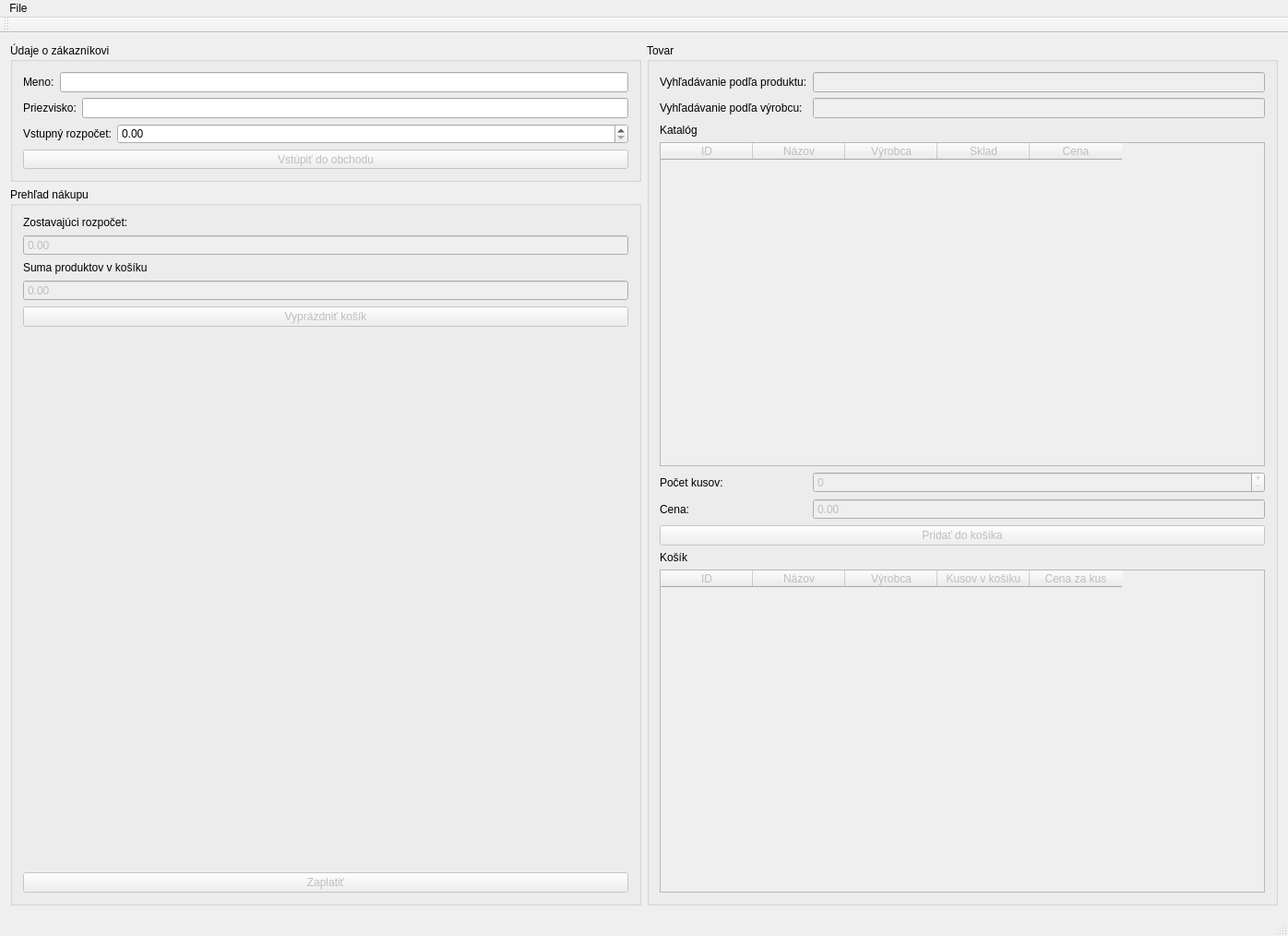
<?xml version="1.0" encoding="UTF-8"?>
<ui version="4.0">
 <class>cvicenie9Class</class>
 <widget class="QMainWindow" name="cvicenie9Class">
  <property name="geometry">
   <rect>
    <x>0</x>
    <y>0</y>
    <width>1396</width>
    <height>1014</height>
   </rect>
  </property>
  <property name="windowTitle">
   <string>cvicenie9</string>
  </property>
  <widget class="QWidget" name="centralWidget">
   <layout class="QGridLayout" name="gridLayout">
    <item row="0" column="0">
     <widget class="QGroupBox" name="groupBox_2">
      <property name="maximumSize">
       <size>
        <width>16777215</width>
        <height>150</height>
       </size>
      </property>
      <property name="title">
       <string>Údaje o zákazníkovi</string>
      </property>
      <layout class="QVBoxLayout" name="verticalLayout">
       <item>
        <layout class="QFormLayout" name="formLayout">
         <item row="0" column="0">
          <widget class="QLabel" name="label">
           <property name="text">
            <string>Meno:</string>
           </property>
          </widget>
         </item>
         <item row="0" column="1">
          <widget class="QLineEdit" name="Meno"/>
         </item>
        </layout>
       </item>
       <item>
        <layout class="QFormLayout" name="formLayout_2">
         <item row="0" column="0">
          <widget class="QLabel" name="label_2">
           <property name="text">
            <string>Priezvisko:</string>
           </property>
          </widget>
         </item>
         <item row="0" column="1">
          <widget class="QLineEdit" name="Priezvisko"/>
         </item>
        </layout>
       </item>
       <item>
        <layout class="QFormLayout" name="formLayout_3">
         <item row="0" column="0">
          <widget class="QLabel" name="label_3">
           <property name="text">
            <string>Vstupný rozpočet:</string>
           </property>
          </widget>
         </item>
         <item row="0" column="1">
          <widget class="QDoubleSpinBox" name="VRozpocet">
           <property name="maximum">
            <double>99999999.989999994635582</double>
           </property>
          </widget>
         </item>
        </layout>
       </item>
       <item>
        <widget class="QPushButton" name="Vstup">
         <property name="enabled">
          <bool>false</bool>
         </property>
         <property name="text">
          <string>Vstúpiť do obchodu</string>
         </property>
        </widget>
       </item>
      </layout>
     </widget>
    </item>
    <item row="1" column="0">
     <widget class="QGroupBox" name="groupBox_3">
      <property name="title">
       <string>Prehľad nákupu</string>
      </property>
      <layout class="QVBoxLayout" name="verticalLayout_2">
       <item>
        <widget class="QLabel" name="label_4">
         <property name="text">
          <string>Zostavajúci rozpočet:</string>
         </property>
        </widget>
       </item>
       <item>
        <widget class="QDoubleSpinBox" name="ZRozpocet">
         <property name="enabled">
          <bool>false</bool>
         </property>
         <property name="readOnly">
          <bool>true</bool>
         </property>
         <property name="buttonSymbols">
          <enum>QAbstractSpinBox::NoButtons</enum>
         </property>
         <property name="maximum">
          <double>9999999999.000000000000000</double>
         </property>
        </widget>
       </item>
       <item>
        <widget class="QLabel" name="label_7">
         <property name="text">
          <string>Suma produktov v košíku</string>
         </property>
        </widget>
       </item>
       <item>
        <widget class="QDoubleSpinBox" name="Suma">
         <property name="enabled">
          <bool>false</bool>
         </property>
         <property name="readOnly">
          <bool>true</bool>
         </property>
         <property name="buttonSymbols">
          <enum>QAbstractSpinBox::NoButtons</enum>
         </property>
         <property name="maximum">
          <double>99999999.000000000000000</double>
         </property>
        </widget>
       </item>
       <item>
        <widget class="QPushButton" name="Vyprazdnit">
         <property name="enabled">
          <bool>false</bool>
         </property>
         <property name="text">
          <string>Vyprázdniť košík</string>
         </property>
        </widget>
       </item>
       <item>
        <spacer name="verticalSpacer">
         <property name="orientation">
          <enum>Qt::Vertical</enum>
         </property>
         <property name="sizeHint" stdset="0">
          <size>
           <width>20</width>
           <height>278</height>
          </size>
         </property>
        </spacer>
       </item>
       <item>
        <widget class="QPushButton" name="Zaplatit">
         <property name="enabled">
          <bool>false</bool>
         </property>
         <property name="text">
          <string>Zaplatiť</string>
         </property>
        </widget>
       </item>
      </layout>
     </widget>
    </item>
    <item row="0" column="3" rowspan="2">
     <widget class="QGroupBox" name="groupBox">
      <property name="title">
       <string>Tovar</string>
      </property>
      <layout class="QFormLayout" name="formLayout_4">
       <item row="0" column="0">
        <widget class="QLabel" name="label_5">
         <property name="text">
          <string>Vyhľadávanie podľa produktu:</string>
         </property>
        </widget>
       </item>
       <item row="0" column="1">
        <widget class="QLineEdit" name="Produkt">
         <property name="enabled">
          <bool>false</bool>
         </property>
        </widget>
       </item>
       <item row="1" column="0">
        <widget class="QLabel" name="label_6">
         <property name="text">
          <string>Vyhľadávanie podľa výrobcu:</string>
         </property>
        </widget>
       </item>
       <item row="1" column="1">
        <widget class="QLineEdit" name="Vyrobca">
         <property name="enabled">
          <bool>false</bool>
         </property>
        </widget>
       </item>
       <item row="2" column="0">
        <widget class="QLabel" name="label_9">
         <property name="maximumSize">
          <size>
           <width>16777215</width>
           <height>20</height>
          </size>
         </property>
         <property name="text">
          <string>Katalóg</string>
         </property>
        </widget>
       </item>
       <item row="3" column="0" colspan="2">
        <widget class="QTableWidget" name="Katalog">
         <property name="enabled">
          <bool>false</bool>
         </property>
         <property name="minimumSize">
          <size>
           <width>610</width>
           <height>0</height>
          </size>
         </property>
         <property name="editTriggers">
          <set>QAbstractItemView::NoEditTriggers</set>
         </property>
         <attribute name="verticalHeaderVisible">
          <bool>false</bool>
         </attribute>
         <attribute name="verticalHeaderHighlightSections">
          <bool>false</bool>
         </attribute>
         <column>
          <property name="text">
           <string>ID</string>
          </property>
         </column>
         <column>
          <property name="text">
           <string>Názov</string>
          </property>
         </column>
         <column>
          <property name="text">
           <string>Výrobca</string>
          </property>
         </column>
         <column>
          <property name="text">
           <string>Sklad</string>
          </property>
         </column>
         <column>
          <property name="text">
           <string>Cena</string>
          </property>
         </column>
        </widget>
       </item>
       <item row="4" column="0">
        <widget class="QLabel" name="label_10">
         <property name="text">
          <string>Počet kusov:</string>
         </property>
        </widget>
       </item>
       <item row="4" column="1">
        <widget class="QSpinBox" name="NakupKusy">
         <property name="enabled">
          <bool>false</bool>
         </property>
         <property name="buttonSymbols">
          <enum>QAbstractSpinBox::PlusMinus</enum>
         </property>
        </widget>
       </item>
       <item row="5" column="0">
        <widget class="QLabel" name="label_11">
         <property name="text">
          <string>Cena:</string>
         </property>
        </widget>
       </item>
       <item row="5" column="1">
        <widget class="QDoubleSpinBox" name="NakupCena">
         <property name="enabled">
          <bool>false</bool>
         </property>
         <property name="frame">
          <bool>true</bool>
         </property>
         <property name="readOnly">
          <bool>true</bool>
         </property>
         <property name="buttonSymbols">
          <enum>QAbstractSpinBox::NoButtons</enum>
         </property>
         <property name="accelerated">
          <bool>false</bool>
         </property>
         <property name="maximum">
          <double>99999999.000000000000000</double>
         </property>
        </widget>
       </item>
       <item row="6" column="0" colspan="2">
        <widget class="QPushButton" name="PridatKos">
         <property name="enabled">
          <bool>false</bool>
         </property>
         <property name="text">
          <string>Pridať do košíka</string>
         </property>
        </widget>
       </item>
       <item row="7" column="0" colspan="2">
        <widget class="QLabel" name="label_8">
         <property name="maximumSize">
          <size>
           <width>16777215</width>
           <height>20</height>
          </size>
         </property>
         <property name="text">
          <string>Košík</string>
         </property>
        </widget>
       </item>
       <item row="8" column="0" colspan="2">
        <widget class="QTableWidget" name="Kosik">
         <property name="enabled">
          <bool>false</bool>
         </property>
         <property name="editTriggers">
          <set>QAbstractItemView::NoEditTriggers</set>
         </property>
         <attribute name="horizontalHeaderVisible">
          <bool>true</bool>
         </attribute>
         <attribute name="horizontalHeaderHighlightSections">
          <bool>false</bool>
         </attribute>
         <attribute name="verticalHeaderVisible">
          <bool>false</bool>
         </attribute>
         <attribute name="verticalHeaderHighlightSections">
          <bool>false</bool>
         </attribute>
         <column>
          <property name="text">
           <string>ID</string>
          </property>
         </column>
         <column>
          <property name="text">
           <string>Názov</string>
          </property>
         </column>
         <column>
          <property name="text">
           <string>Výrobca</string>
          </property>
         </column>
         <column>
          <property name="text">
           <string>Kusov v košíku</string>
          </property>
         </column>
         <column>
          <property name="text">
           <string>Cena za kus</string>
          </property>
         </column>
        </widget>
       </item>
      </layout>
     </widget>
    </item>
   </layout>
  </widget>
  <widget class="QMenuBar" name="menuBar">
   <property name="geometry">
    <rect>
     <x>0</x>
     <y>0</y>
     <width>1396</width>
     <height>26</height>
    </rect>
   </property>
   <widget class="QMenu" name="menuFile">
    <property name="title">
     <string>File</string>
    </property>
    <addaction name="actionOpen"/>
    <addaction name="actionSave"/>
   </widget>
   <addaction name="menuFile"/>
  </widget>
  <widget class="QToolBar" name="mainToolBar">
   <attribute name="toolBarArea">
    <enum>TopToolBarArea</enum>
   </attribute>
   <attribute name="toolBarBreak">
    <bool>false</bool>
   </attribute>
  </widget>
  <widget class="QStatusBar" name="statusBar"/>
  <action name="actionOpen">
   <property name="text">
    <string>Open</string>
   </property>
  </action>
  <action name="actionSave">
   <property name="text">
    <string>Save</string>
   </property>
  </action>
 </widget>
 <layoutdefault spacing="6" margin="11"/>
 <resources>
  <include location="cvicenie9.qrc"/>
 </resources>
 <connections/>
</ui>
